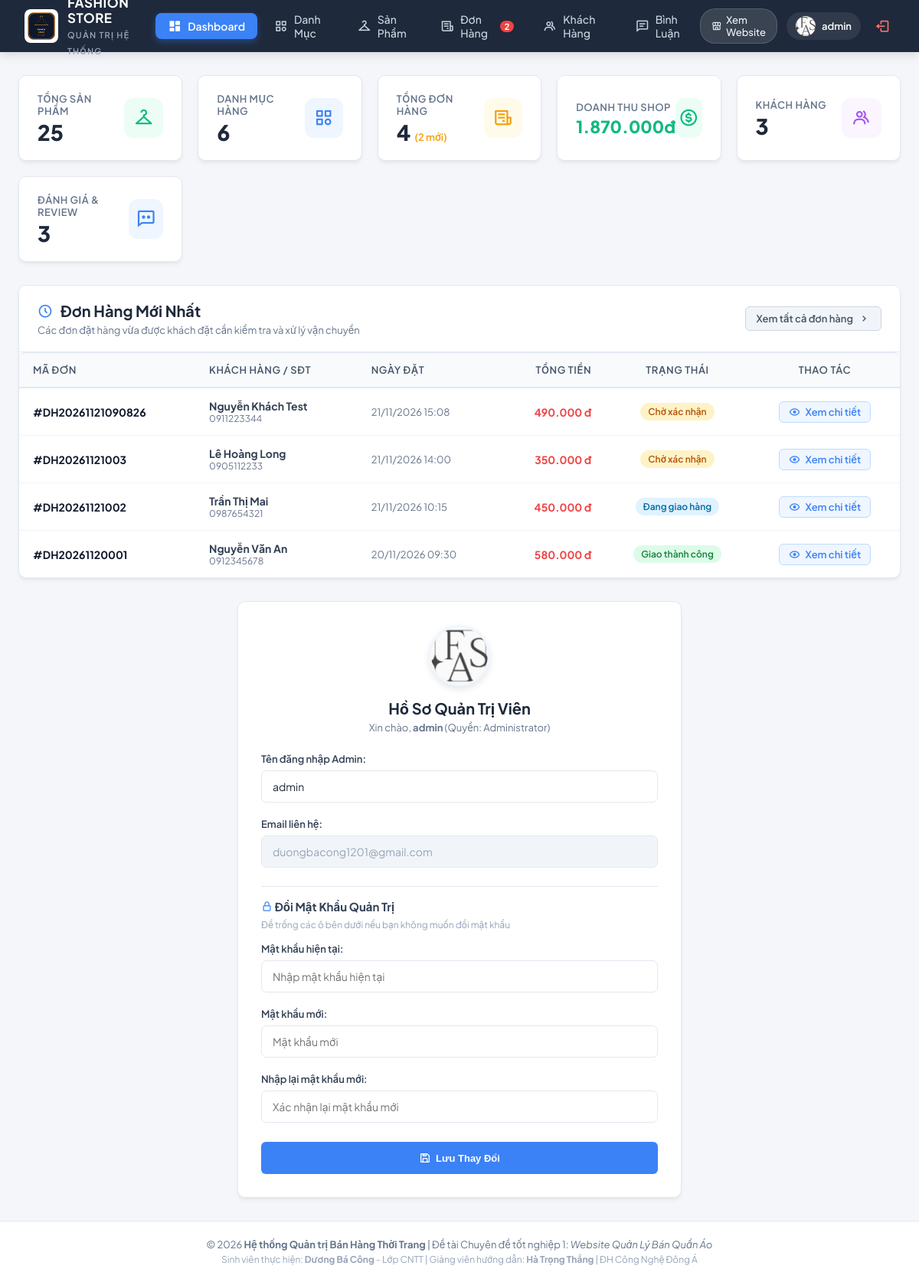
The page /controller/indexAdmin.php?act=userAd (signed in) on the database its author committed.
### tables this page shows
CREATE TABLE `donhang` (
  `id` int(11) NOT NULL AUTO_INCREMENT,
  `madh` varchar(30) NOT NULL,
  `iduser` int(11) DEFAULT NULL,
  `hoten` varchar(100) NOT NULL,
  `sdt` varchar(20) NOT NULL,
  `email` varchar(100) DEFAULT NULL,
  `diachi` text NOT NULL,
  `pttt` varchar(50) DEFAULT 'COD',
  `ghichu` text DEFAULT NULL,
  `tongtien` int(11) NOT NULL DEFAULT 0,
  `trangthai` varchar(50) DEFAULT 'Chờ xác nhận',
  `ngaydathang` datetime DEFAULT current_timestamp(),
  PRIMARY KEY (`id`),
  UNIQUE KEY `madh` (`madh`)
);

### model/config.php (called while the page is built, shortened)
<?php
  function pdo_con(){
    static $cached_conn = null;
    if ($cached_conn !== null) {
      return $cached_conn;
    }
    $http_host = $_SERVER['HTTP_HOST'] ?? '';
    $is_infinityfree = (strpos($http_host, 'infinityfree') !== false || strpos($http_host, 'epizy.com') !== false);
    if ($is_infinityfree) {
      $servername = "sql302.infinityfree.com";
      $username = "if0_43184606";
      $password = "8gZKYLk9Rk6UBlL";
      $dbname = "if0_43184606_duan1";
      $port = 3306;
      $db_candidates = [$dbname];
    } else {
      $servername = "127.0.0.1";
      $username = "root";
      $password = "";
      $port = 3306;
      $db_candidates = ['duanmau', 'duan1'];
    }
    foreach ($db_candidates as $try_db) {
      try {
        $conn = new PDO("mysql:host=$servername;port=$port;dbname=$try_db;charset=utf8", $username, $password, [
          PDO::ATTR_ERRMODE => PDO::ERRMODE_EXCEPTION,
          PDO::ATTR_TIMEOUT => 2
        ]);
        $cached_conn = $conn;
        return $cached_conn;
      } catch (PDOException $e) {
      }
    }
    return null;
  }
  function pdo_query($sql){
    $sql_args = array_slice(func_get_args(), 1);
    $conn = pdo_con();
    try {
      $stmt = $conn->prepare($sql);
      $stmt->execute($sql_args);
      $rows = $stmt->fetchAll();
      return $rows ? $rows : [];
    } catch (PDOException $e) {
      throw $e;
    }
  }
  function pdo_query_one($sql){
    $sql_args = array_slice(func_get_args(), 1);
    $conn = pdo_con();
    try {
      $stmt = $conn->prepare($sql);
      $stmt->execute($sql_args);
      $row = $stmt->fetch(PDO::FETCH_ASSOC);
      return $row ? $row : null;
    } catch (PDOException $e) {
      throw $e;
    }
  }
  function pdo_query_value($sql){
    $sql_args = array_slice(func_get_args(), 1);
    $conn = pdo_con();
    try {
      $stmt = $conn->prepare($sql);
      $stmt->execute($sql_args);
      $row = $stmt->fetch(PDO::FETCH_NUM);
      return $row ? $row[0] : null;
    } catch (PDOException $e) {
      throw $e;
    }
  }
?>

### model/sanpham.php (called while the page is built, shortened)
<?php
function sanpham_showAll(){
    $sql = "SELECT sanpham.*, danhmuc.tendanhmuc FROM sanpham LEFT JOIN danhmuc ON sanpham.iddanhmuc = danhmuc.iddanhmuc ORDER BY sanpham.id DESC";
    return pdo_query($sql);
}
?>

### model/danhmuc.php (called while the page is built, shortened)
<?php
function danhmuc_showAll(){
    $sql = "SELECT * FROM danhmuc ORDER BY iddanhmuc ASC";
    return pdo_query($sql);
}
?>

### model/donhang.php (called while the page is built, shortened)
<?php
function donhang_showAll() {
    $sql = "SELECT * FROM donhang ORDER BY id DESC";
    return pdo_query($sql);
}
function donhang_count_pending() {
    $sql = "SELECT COUNT(*) FROM donhang WHERE trangthai = 'Chờ xác nhận'";
    return (int)pdo_query_value($sql);
}
function donhang_tong_doanhthu() {
    $sql = "SELECT SUM(tongtien) FROM donhang WHERE trangthai != 'Đã hủy'";
    $val = pdo_query_value($sql);
    return $val ? (int)$val : 0;
}
?>

### model/user.php (called while the page is built, shortened)
<?php
function show_user(){
    $sql = "SELECT * FROM user ORDER BY id DESC";
    return pdo_query($sql);
}
?>

### model/binhluan.php (called while the page is built, shortened)
<?php
function binhluan_showall(){
    $sql = "SELECT binhluan.*, sanpham.tensp FROM binhluan LEFT JOIN sanpham ON binhluan.idsp = sanpham.id ORDER BY binhluan.id DESC";
    return pdo_query($sql);
}
?>

### model/admin.php (called while the page is built, shortened)
<?php
    function show_admin_id_one($id){
        $sql = "SELECT * FROM admin where id=?";
        return pdo_query_one($sql, $id);
    }
?>

### viewAdmin/userAd.php (the view, shortened to what this page needs)
<?php
include_once "../model/donhang.php";
$id = $_SESSION['idAdmin'] ?? 1;
$admin = show_admin_id_one($id);
$current_user = $admin['username'];
$current_email = $admin['email'] ?? '';
$total_sp = count(sanpham_showAll());
$total_dm = count(danhmuc_showAll());
$total_user = count(show_user());
$total_bl = count(binhluan_showall());
$all_orders = donhang_showAll();
$total_dh = count($all_orders);
$pending_dh = donhang_count_pending();
$total_rev = donhang_tong_doanhthu();
$recent_orders = array_slice($all_orders, 0, 5);
?>
<div class="admin-stats-grid" style="grid-template-columns: repeat(auto-fit, minmax(210px, 1fr));">
    <div class="stat-card">
        <div class="stat-info">
            <p>Tổng Sản Phẩm</p>
            <h3><?= $total_sp ?></h3>
        </div>
        <div class="stat-icon emerald">
            <i class='bx bx-closet'></i>
        </div>
    </div>
    <div class="stat-card">
        <div class="stat-info">
            <p>Danh Mục Hàng</p>
            <h3><?= $total_dm ?></h3>
        </div>
        <div class="stat-icon blue">
            <i class='bx bx-category'></i>
        </div>
    </div>
    <div class="stat-card">
        <div class="stat-info">
            <p>Tổng Đơn Hàng</p>
            <h3><?= $total_dh ?> <span style="font-size: 13px; font-weight: 600; color: #f59e0b;">(<?= $pending_dh ?> mới)</span></h3>
        </div>
        <div class="stat-icon amber">
            <i class='bx bx-receipt'></i>
        </div>
    </div>
    <div class="stat-card">
        <div class="stat-info">
            <p>Doanh Thu Shop</p>
            <h3 style="font-size: 22px; color: #10b981;"><?= number_format($total_rev, 0, ',', '.') ?>đ</h3>
        </div>
        <div class="stat-icon emerald">
            <i class='bx bx-dollar-circle'></i>
        </div>
    </div>
    <div class="stat-card">
        <div class="stat-info">
            <p>Khách Hàng</p>
            <h3><?= $total_user ?></h3>
        </div>
        <div class="stat-icon purple">
            <i class='bx bx-group'></i>
        </div>
    </div>
    <div class="stat-card">
        <div class="stat-info">
            <p>Đánh Giá & Review</p>
            <h3><?= $total_bl ?></h3>
        </div>
        <div class="stat-icon blue">
            <i class='bx bx-comment-dots'></i>
        </div>
    </div>
</div>
<div class="admin-card" style="margin-bottom: 30px;">
    <div class="admin-card-header">
        <div class="admin-card-title-group">
            <h2><i class='bx bx-time-five' style="color: #3b82f6;"></i> Đơn Hàng Mới Nhất</h2>
            <p>Các đơn đặt hàng vừa được khách đặt cần kiểm tra và xử lý vận chuyển</p>
        </div>
        <div>
            <a href="../controller/indexAdmin.php?act=donhang" class="btn-action btn-secondary" style="font-size: 13px;">
                Xem tất cả đơn hàng <i class='bx bx-chevron-right'></i>
            </a>
        </div>
    </div>
    <div class="admin-card-body" style="padding: 0;">
        <div class="table-responsive">
            <table class="admin-table">
                <thead>
                    <tr>
                        <th>Mã Đơn</th>
                        <th>Khách Hàng / SĐT</th>
                        <th>Ngày Đặt</th>
                        <th style="text-align: right;">Tổng Tiền</th>
                        <th style="text-align: center;">Trạng Thái</th>
                        <th style="text-align: center;">Thao Tác</th>
                    </tr>
                </thead>
                <tbody>
                    <?php if (!empty($recent_orders)): ?>
                        <?php foreach ($recent_orders as $ro):
                            $stt = $ro['trangthai'];
                            $badge_class = "badge-warning";
                            if ($stt === 'Đang giao hàng' || $stt === 'Đang chuẩn bị hàng') {
                                $badge_class = "badge-info";
                            } else if ($stt === 'Giao thành công') {
                                $badge_class = "badge-success";
                            } else if ($stt === 'Đã hủy') {
                                $badge_class = "badge-danger";
                            }
                        ?>
                            <tr>
                                <td><strong style="color: #0f172a;">#<?= htmlspecialchars($ro['madh']) ?></strong></td>
                                <td>
                                    <strong><?= htmlspecialchars($ro['hoten']) ?></strong>
                                    <div style="font-size: 12px; color: #64748b;"><?= htmlspecialchars($ro['sdt']) ?></div>
                                </td>
                                <td style="color: #64748b; font-size: 13px;"><?= date("d/m/Y H:i", strtotime($ro['ngaydathang'])) ?></td>
                                <td style="text-align: right; font-weight: 700; color: #ef4444;"><?= number_format($ro['tongtien'], 0, ',', '.') ?> đ</td>
                                <td style="text-align: center;">
                                    <span class="badge-pill <?= $badge_class ?>"><?= htmlspecialchars($stt) ?></span>
                                </td>
                                <td style="text-align: center;">
                                    <a href="../controller/indexAdmin.php?act=chitietdonhang&id=<?= $ro['id'] ?>" class="btn-action btn-edit" style="padding: 5px 12px;">
                                        <i class='bx bx-show'></i> Xem chi tiết
                                    </a>
                                </td>
                            </tr>
                        <?php endforeach; ?>
                    <?php else: ?>
                        <tr><td colspan="6" style="text-align: center; padding: 30px; color: #94a3b8;">Chưa có đơn hàng nào.</td></tr>
                    <?php endif; ?>
                </tbody>
            </table>
        </div>
    </div>
</div>
<div class="admin-form-container">
    <div style="text-align: center; margin-bottom: 25px;">
        <img src="../view/images/logo.jpg" alt="Admin" style="width: 80px; height: 80px; border-radius: 50%; object-fit: cover; box-shadow: 0 4px 10px rgba(0,0,0,0.1); margin-bottom: 12px; border: 3px solid #eff6ff;">
        <h2 style="font-size: 20px; font-weight: 700; color: #1e293b; margin: 0;">Hồ Sơ Quản Trị Viên</h2>
        <p style="font-size: 13px; color: #64748b; margin-top: 4px;">Xin chào, <b><?= htmlspecialchars($current_user) ?></b> (Quyền: Administrator)</p>
    </div>
    <form action="../controller/indexAdmin.php?act=userAd" method="POST">
        <div class="form-group">
            <label>Tên đăng nhập Admin:</label>
            <input type="text" class="form-control-custom" name="user" value="<?= htmlspecialchars($current_user) ?>" required>
        </div>
        <div class="form-group">
            <label>Email liên hệ:</label>
            <input type="email" class="form-control-custom" value="<?= htmlspecialchars($current_email) ?>" disabled>
        </div>
        <div style="border-top: 1px solid #e2e8f0; margin: 24px 0 20px 0; padding-top: 16px;">
            <h4 style="font-size: 15px; font-weight: 700; color: #334155; margin-bottom: 6px;">
                <i class='bx bx-lock-alt' style="color: #3b82f6;"></i> Đổi Mật Khẩu Quản Trị
            </h4>
            <p style="font-size: 12px; color: #94a3b8; margin-bottom: 16px;">Để trống các ô bên dưới nếu bạn không muốn đổi mật khẩu</p>
            <div class="form-group">
                <label>Mật khẩu hiện tại:</label>
                <input type="password" class="form-control-custom" name="old_pass" placeholder="Nhập mật khẩu hiện tại">
            </div>
            <div class="form-group">
                <label>Mật khẩu mới:</label>
                <input type="password" class="form-control-custom" name="new_pass" placeholder="Mật khẩu mới">
            </div>
            <div class="form-group">
                <label>Nhập lại mật khẩu mới:</label>
                <input type="password" class="form-control-custom" name="renew_pass" placeholder="Xác nhận lại mật khẩu mới">
            </div>
        </div>
        <div class="form-actions">
            <button type="submit" name="doipass" class="btn-action btn-primary">
                <i class='bx bx-save'></i> Lưu Thay Đổi
            </button>
        </div>
    </form>
</div>

### rows shown on the page
donhang: madh "DH20261121090826", hoten "Nguyễn Khách Test", sdt "0911223344", ngaydathang "21/11/2026 15:08", tongtien "490.000", trangthai "Chờ xác nhận"
donhang: madh "DH20261121003", hoten "Lê Hoàng Long", sdt "0905112233", ngaydathang "21/11/2026 14:00", tongtien "350.000", trangthai "Chờ xác nhận"
donhang: madh "DH20261121002", hoten "Trần Thị Mai", sdt "0987654321", ngaydathang "21/11/2026 10:15", tongtien "450.000", trangthai "Đang giao hàng"
donhang: madh "DH20261120001", hoten "Nguyễn Văn An", sdt "0912345678", ngaydathang "20/11/2026 09:30", tongtien "580.000", trangthai "Giao thành công"

### other values the page prints
$badge_pending "2"
$admin_name "admin"
$total_sp "25"
$total_dm "6"
$total_dh "4"
$pending_dh "2"
$total_rev "1.870.000"
$total_user "3"
$total_bl "3"
$current_user "admin"
